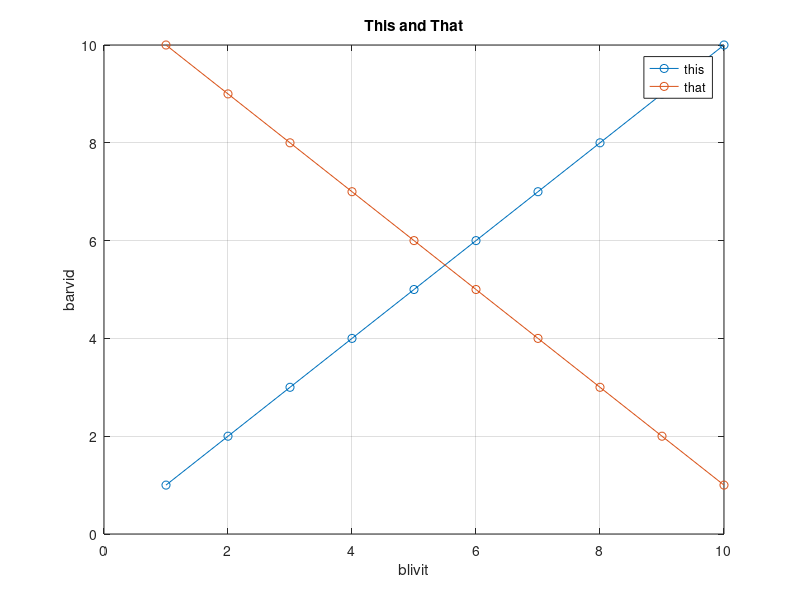

MATLAB code to generate this figure: (Note: this script raises an error after producing the figure.)
% Test undark

close all
%plot([(1:10)' (10:-1:1)'],'o-','MarkerFaceColor','b','MarkerEdgeColor','m');
plot([(1:10)' (10:-1:1)'],'o-');
grid on
legend('this','that')
xlabel('blivit')
ylabel('barvid')
title('This and That')
drawnow
pause(1)
dark
pause(2)
undark
pause(2)

close all
stem([(1:10)' (10:-1:1)'],'o-','MarkerFaceColor','k')
grid on
legend('this','that')
xlabel('blivit')
ylabel('barvid')
title('This and That')
drawnow
pause(1)
dark
pause(2)
undark
pause(2)

close all
barh([(1:10)' (10:-1:1)']);
grid on
legend('this','that')
xlabel('blivit')
ylabel('barvid')
title('This and That')
drawnow
pause(1)
dark
pause(2)
undark
pause(2)

close all
bar([(1:10)' (10:-1:1)']);
grid on
legend('this','that')
xlabel('blivit')
ylabel('barvid')
title('This and That')
drawnow
pause(1)
dark('bp')
pause(2)
undark
pause(2)

close all
m = -0.4;
b = 10;
b1 = 6;
x1 = 100*rand(100,1);
y1 = m*x1 + b1 + randn(100,1);
b2 = 14;
x2 = 100*rand(100,1);
y2 = m*x2 + b2 + randn(100,1);
x = (0:99)';
y = m*x + b;
plot(x1,y1,'.',x2,y2,'.','MarkerSize',10);
hold on; plot(x,y,'--','LineWidth',2);
legend('this','that')
xlabel('blivit')
ylabel('barvid')
title('This and That')
grid on;
drawnow
pause(1)
dark
pause(2)
undark
pause(2)

close all
t = 0:pi/50:10*pi;
st = sin(t);
ct = cos(t);
plot3(st,ct,t)
grid on
xlabel('X')
ylabel('Y')
zlabel('Z')
title('3-d plot')
pause(1)
dark
pause(2)
undark
pause(2)

close all
Z = 10 + peaks;
surf(Z)
hold on
imagesc(Z)
grid off
hold off
xlabel('X')
ylabel('Y')
zlabel('Z')
title('3-d plot on top of imagesc')
colorbar;
pause(1)
dark
pause(2)
undark
